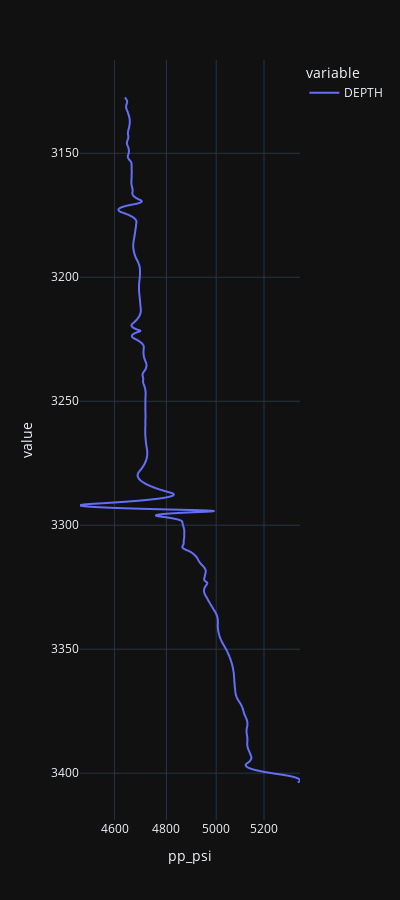

Notebook code for this chart:
### Code cell
import plotly.express as px

# Assuming df is your DataFrame containing the data

# Create line plot
fig = px.line(df1, x='pp_psi', y=['DEPTH'], template='plotly_dark')

# Update layout
fig.update_yaxes(autorange="reversed")
fig.update_xaxes(type="log")
fig.update_layout(width=400, height=900)

# Show the figure
fig.show()

### Figure 1 — Plotly figure (JSON) as saved in the notebook; plotly's stock layout.template omitted (floating-point values rounded to 4 significant figures; data arrays with more than 128 entries replaced by an {"elided": "..."} marker saying what was removed)
{"data": [{"hovertemplate": "variable=DEPTH<br>pp_psi=%{x}<br>value=%{y}<extra></extra>", "legendgroup": "DEPTH", "line": {"color": "#636efa", "dash": "solid"}, "marker": {"symbol": "circle"}, "mode": "lines", "name": "DEPTH", "showlegend": true, "type": "scattergl", "x": {"elided": "1811 float values"}, "xaxis": "x", "y": {"elided": "1811 float values"}, "yaxis": "y"}], "layout": {"height": 900, "legend": {"title": {"text": "variable"}, "tracegroupgap": 0}, "margin": {"t": 60}, "width": 400, "xaxis": {"anchor": "y", "domain": [0, 1], "title": {"text": "pp_psi"}, "type": "log"}, "yaxis": {"anchor": "x", "autorange": "reversed", "domain": [0, 1], "title": {"text": "value"}}}}
